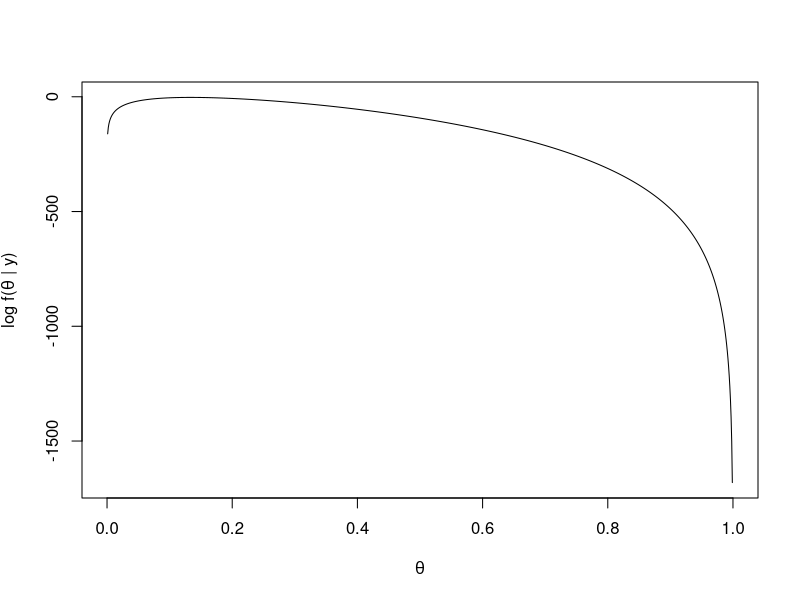
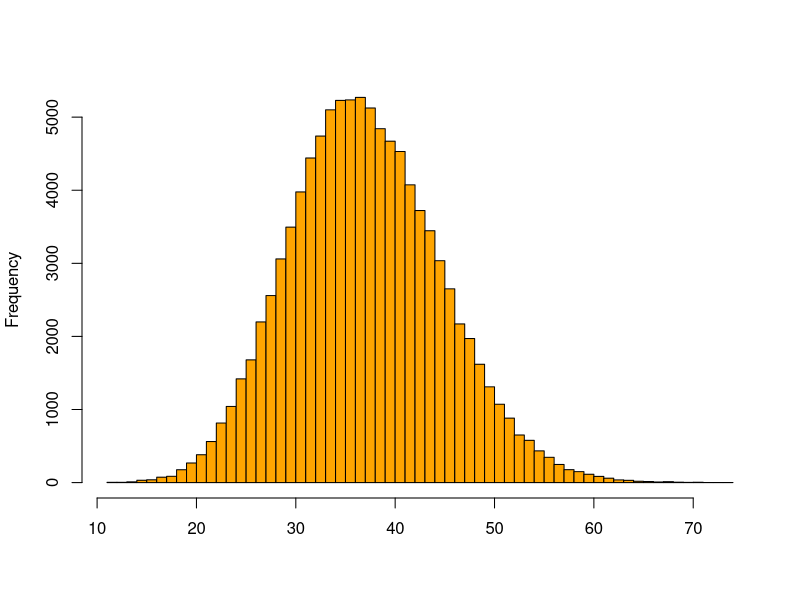
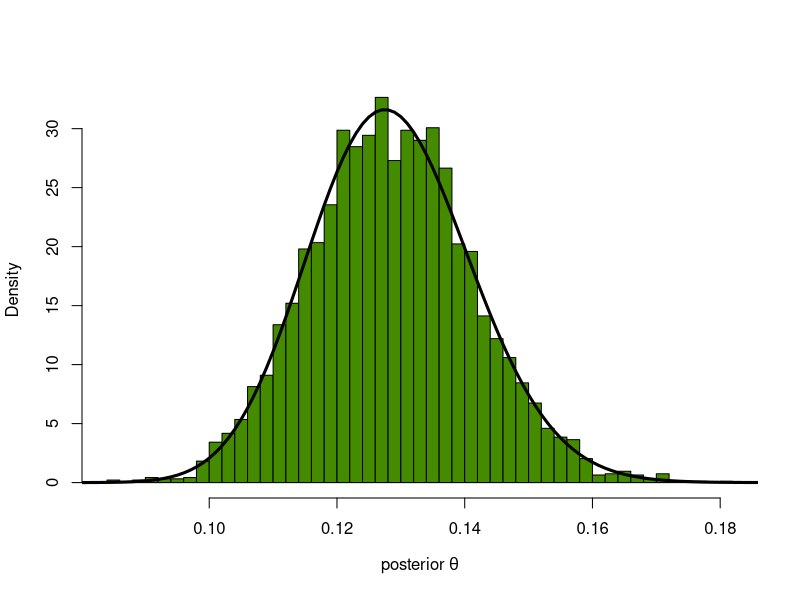
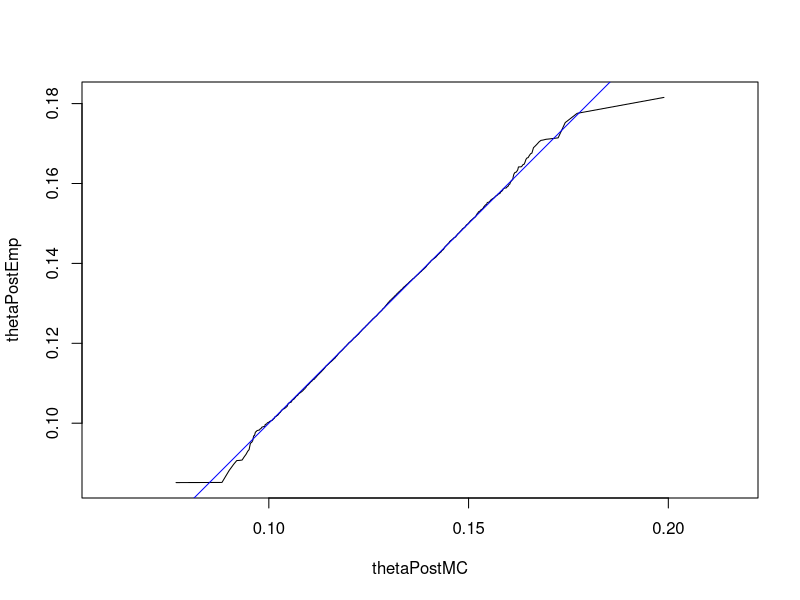

These figures' R source, in order:
#exercise 2.6
loglikelihood = function(theta, n = 300, k = 40) {
  115 + k * log(theta) + (n - k) * log(1 - theta)
}

thetas = seq(0, 1, by = 0.001)
plot(thetas, loglikelihood(thetas), xlab = expression(theta),
     ylab = expression(paste("log f(", theta, " | y)")),type = "l")


rtheta = rbeta(100000, 50, 350)
y = vapply(rtheta, function(th) {
  rbinom(1, prob = th, size = 300)
}, numeric(1))
hist(y, breaks = 50, col = "orange", main = "", xlab = "")

rbinom(length(rtheta), rtheta, size = 300)

thetaPostEmp = rtheta[ y == 40 ]
hist(thetaPostEmp, breaks = 40, col = "chartreuse4", main = "",
     probability = TRUE, xlab = expression("posterior"~theta))
densPostTheory  =  dbeta(thetas, 90, 610)
lines(thetas, densPostTheory, type="l", lwd = 3)

mean(thetaPostEmp)
## [1] 0.1286394
dtheta = thetas[2]-thetas[1]
sum(thetas * densPostTheory * dtheta)
## [1] 0.1285714

thetaPostMC = rbeta(n = 1e6, 90, 610)
mean(thetaPostMC)
## [1] 0.1285445

qqplot(thetaPostMC, thetaPostEmp, type = "l", asp = 1)
abline(a = 0, b = 1, col = "blue")

densPost2 = dbeta(thetas, 115, 735)
mcPost2   = rbeta(1e6, 115, 735)

sum(thetas * densPost2 * dtheta)  # mean, by numeric integration
## [1] 0.1352941
mean(mcPost2)                     # mean, by MC
## [1] 0.1352963
thetas[which.max(densPost2)]      # MAP estimate
## [1] 0.134

quantile(mcPost2, c(0.025, 0.975))
##      2.5%     97.5% 
## 0.1131867 0.1590393
